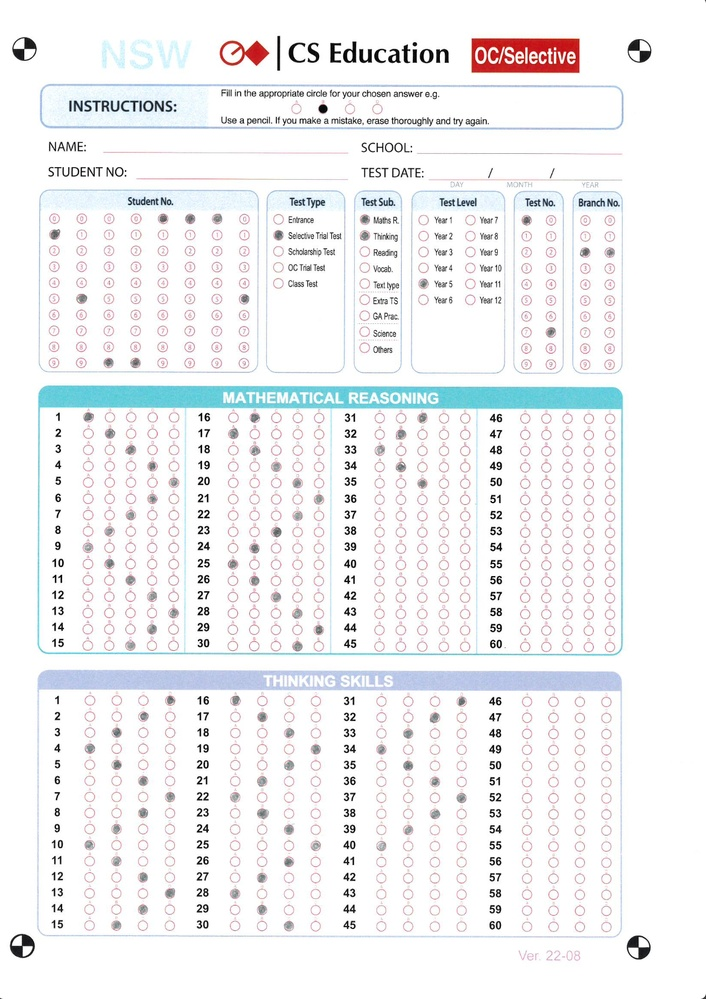
#> input picture images/Math-Thinking-NSW.jpeg, 706 x 999 px, shrunk from 1170 x 1656 before the run
$ python main.py --image images/Math-Thinking-NSW.jpeg
#> lines starting #> are read from the running program, lines starting #| are printed output that depends on the picture; after the words box and inside, x2 and y2 are one past the last pixel; in counts of white or black regions, pixels touching at a corner belong together
from imutils.perspective import four_point_transform
from imutils import contours
import numpy as np
import argparse
import imutils
import cv2
# construct the argument parse and parse the arguments
ap = argparse.ArgumentParser()
ap.add_argument("-i", "--image", required=True,
	help="path to the input image")
args = vars(ap.parse_args())
# define the answer key which maps the question number
# to the correct answer
ANSWER_KEY = {0: 1, 1: 4, 2: 0, 3: 3, 4: 1}

# load the image, convert it to grayscale, blur it
# slightly, then find edges
image = cv2.imread(args["image"])
#> image is the input picture: shape (999, 706, 3); mean B, G, R 243.8, 242.4, 241.7
gray = cv2.cvtColor(image, cv2.COLOR_BGR2GRAY)
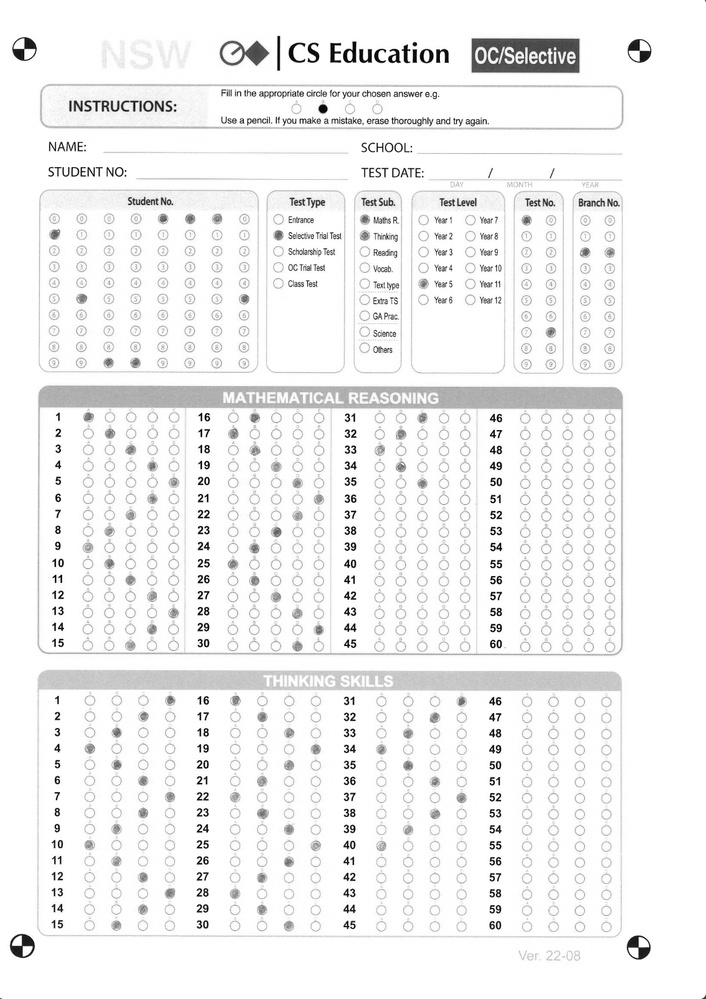
#> gray: shape (999, 706); min 0, max 255, mean 242.3
blurred = cv2.GaussianBlur(gray, (5, 5), 0)
edged = cv2.Canny(blurred, 75, 200)
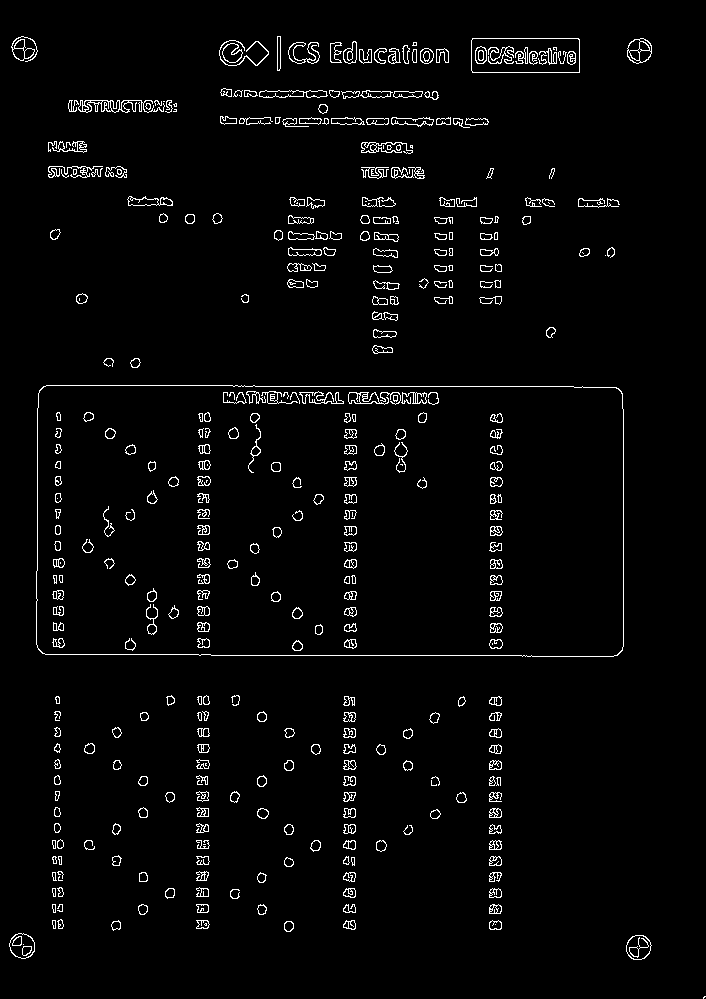
#> edged: shape (999, 706); 2.9% white in thin lines or dots

# find contours in the edge map, then initialize
# the contour that corresponds to the document
cnts = cv2.findContours(edged.copy(), cv2.RETR_EXTERNAL,
	  cv2.CHAIN_APPROX_SIMPLE)
#> cnts = 255 contours, 57 with area under 20; largest, box (x1, y1, x2, y2) and area: (36, 385, 624, 657) 157654, (471, 38, 580, 73) 3668, (9, 933, 35, 959) 492, (626, 935, 652, 960) 476, (627, 38, 652, 64) 475
cnts = imutils.grab_contours(cnts)
docCnt = None
# ensure that at least one contour was found
if len(cnts) > 0:
	# sort the contours according to their size in
	# descending order
    cnts = sorted(cnts, key=cv2.contourArea, reverse=True)
	# loop over the sorted contours
    for c in cnts:
      # approximate the contour
      peri = cv2.arcLength(c, True)
      approx = cv2.approxPolyDP(c, 0.02 * peri, True)
      # if our approximated contour has four points,
      # then we can assume we have found the paper
      if len(approx) == 4:
        docCnt = approx
        break
#> this loop made 1 pass
#> (peri, docCnt) on pass 1: (1705.5, [[39, 390], [42, 653], [622, 650], [616, 387]])

# apply a four point perspective transform to both the
# original image and grayscale image to obtain a top-down
# birds eye view of the paper
paper = four_point_transform(image, docCnt.reshape(4, 2))
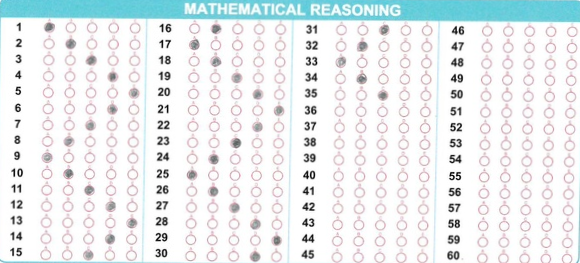
#> paper: shape (263, 580, 3); mean B, G, R 239.7, 237.9, 233.2
warped = four_point_transform(gray, docCnt.reshape(4, 2))
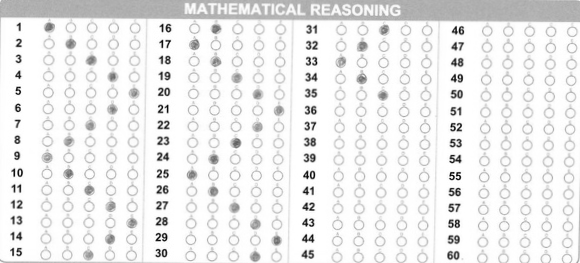
#> warped: shape (263, 580); min 1, max 255, mean 236.7

# apply Otsu's thresholding method to binarize the warped
# piece of paper
thresh = cv2.threshold(warped, 0, 255,
	  cv2.THRESH_BINARY_INV | cv2.THRESH_OTSU)[1]
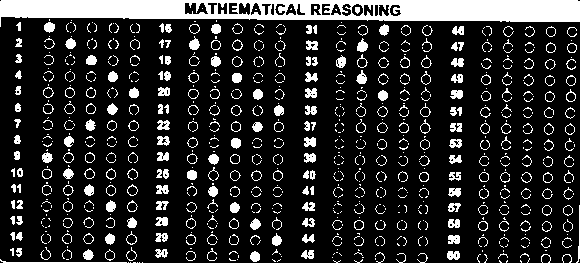
#> thresh: shape (263, 580); 16.5% white; 778 white regions (508 under 20 px)

# find contours in the thresholded image, then initialize
# the list of contours that correspond to questions
cnts = cv2.findContours(thresh.copy(), cv2.RETR_EXTERNAL,
	  cv2.CHAIN_APPROX_SIMPLE)
#> cnts = 772 contours, 614 with area under 20; largest, box (x1, y1, x2, y2) and area: (0, 0, 580, 27) 10875, (357, 38, 368, 52) 81, (157, 136, 170, 146) 80, (447, 251, 460, 260) 80, (157, 120, 170, 130) 80
cnts = imutils.grab_contours(cnts)
questionCnts = []
# loop over the contours
for c in cnts:
    # compute the bounding box of the contour, then use the
    # bounding box to derive the aspect ratio
    (x, y, w, h) = cv2.boundingRect(c)
    ar = w / float(h)
	# in order to label the contour as a question, region
	# should be sufficiently wide, sufficiently tall, and
	# have an aspect ratio approximately equal to 1
    if w >= 20 and h >= 20 and ar >= 0.9 and ar <= 1.1:
        questionCnts.append(c)
#> this loop made 772 passes
#> (x, y, w, h, ar) on passes 1 to 3: (142, 262, 1, 1, 1), (139, 262, 1, 1, 1), (137, 262, 1, 1, 1)
#> after the loop, questionCnts = []

# sort the question contours top-to-bottom, then initialize
# the total number of correct answers
#> (the run stopped early here; a loop or call above may not have finished)
